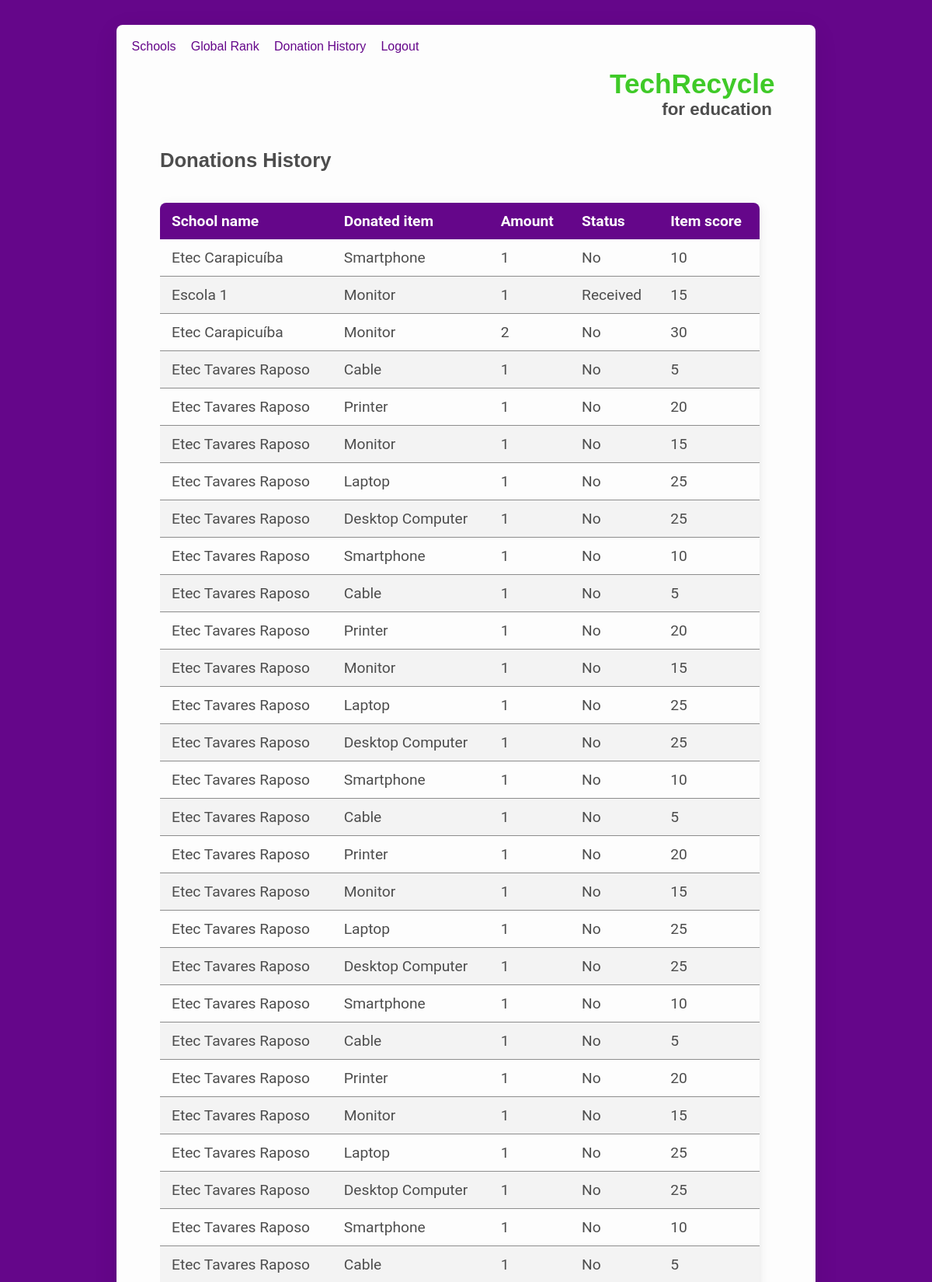
Screenshot of /history (signed in, upper part) with the database file from the repository.
### tables this page shows
CREATE TABLE "donations" (
	"id"	INTEGER,
	"user_id"	VARCHAR(255),
	"school_id"	VARCHAR(255),
	"item_id"	VARCHAR(255),
	"amount"	VARCHAR(255),
	"received"	INTEGER,
	PRIMARY KEY("id")
);

CREATE TABLE "schools" (
	"id"	INTEGER,
	"name"	VARCHAR(255),
	"address"	VARCHAR(255),
	"city"	VARCHAR(255),
	"state"	VARCHAR(255),
	"country"	VARCHAR(255),
	"phone"	VARCHAR(20),
	"email"	VARCHAR(255),
	"password"	VARCHAR(255),
	"latitude"	Decimal(8, 6),
	"longitude"	Decimal(9, 6),
	"photo"	VARCHAR(255),
	PRIMARY KEY("id")
);

CREATE TABLE 'items' ( 'id' INTEGER PRIMARY KEY, 'name' VARCHAR(255), 'description' VARCHAR(255), 'icon' VARCHAR(255), 'scores' INTEGER );

### app.py (the view)
@app.route('/history')
def userPage():
    if 'userId' in session:
        userId = session['userId']
        con = sql.connect(DATABASE)
        con.row_factory = sql.Row
        cursor = con.cursor()
        cursor.execute(
            'SELECT donations.amount, donations.received, schools.name AS school, items.name AS item, items.scores FROM `donations` INNER JOIN `schools` ON schools.id = donations.school_id INNER JOIN `items` ON items.id = donations.item_id WHERE donations.user_id=? ORDER BY donations.id DESC', [userId])
        donations = cursor.fetchall()
        return render_template('history.html', donations=donations)

### templates/history.html
{% extends "layout.html" %} {% block pageTitle %} Donations History {% endblock
%} {% block content %}
<div id="scroll">
  <table class="styled-table">
    <thead>
      <td>School name</td>
      <td>Donated item</td>
      <td>Amount</td>
      <td>Status</td>
      <td>Item score</td>
    </thead>
    <tbody>
      {% for donation in donations %}
      <tr>
        <td>{{ donation['school'] }}</td>
        <td>{{ donation['item'] }}</td>
        <td>{{ donation['amount'] }}</td>
        <td>
          {% if donation['received'] == 0 %} No {% else %} Received {% endif %}
        </td>
        <td>{{ donation['scores'] * donation['amount'] |int }}</td>
      </tr>
      {% endfor %}
    </tbody>
  </table>
</div>
{% endblock%}

### static/css/style.css (style rules this page uses)
:root { --primary: #4d4d4d; --secondary: #ffffff; --white: #fdfdfd; --darkgray: #3d3d3d; --lightgray: #8d8d8d; --lightergray: #f3f3f3; --green: #3fca28; --purple: #65068a; --font: 'Roboto', sans-serif; --shadow-small: 0px 2px 2px rgba(0, 0, 0, 0.04), 0px 2px 8px rgba(0, 0, 0, 0.08); --shadow: 0px 4px 4px rgba(0, 0, 0, 0.04), 0px 4px 16px rgba(0, 0, 0, 0.08); --shadow-big: 0px 8px 8px rgba(0, 0, 0, 0.04), 0px 8px 32px rgba(0, 0, 0, 0.08); }
* { margin: 0; padding: 0; -webkit-box-sizing: border-box; box-sizing: border-box; }
html, body, #root { max-height: 100vh; max-width: 100vw; height: 100%; width: 100%; }
body { padding: 2em; font-family: var(--font); color: var(--primary); background-color: var(--purple); }
#scroll { width: 100%; height: 100%; padding-right: 1em; overflow: auto; display: -webkit-box; display: -ms-flexbox; display: flex; -webkit-box-orient: vertical; -webkit-box-direction: normal; -ms-flex-direction: column; flex-direction: column; }
.styled-table { border-collapse: collapse; margin: 1em 0; font-size: 1.2em; min-width: 300px; border-radius: 8px 8px 0 0; overflow: hidden; -webkit-box-shadow: var(--shadow); box-shadow: var(--shadow); }
.styled-table th, .styled-table td { padding: 12px 15px; }
.styled-table tbody tr { border-bottom: 1px solid var(--lightgray); }
.styled-table tbody tr:nth-of-type(even) { background-color: var(--lightergray); }

### rows the page displays
donations: school "Etec Carapicuíba", item "Smartphone", amount "1", received "No", donation['scores']*donation['amount']|int "10"
donations: school "Escola 1", item "Monitor", amount "1", received "Received", donation['scores']*donation['amount']|int "15"
donations: school "Etec Carapicuíba", item "Monitor", amount "2", received "No", donation['scores']*donation['amount']|int "30"
donations: school "Etec Tavares Raposo", item "Cable", amount "1", received "No", donation['scores']*donation['amount']|int "5"
donations: school "Etec Tavares Raposo", item "Printer", amount "1", received "No", donation['scores']*donation['amount']|int "20"
donations: school "Etec Tavares Raposo", item "Monitor", amount "1", received "No", donation['scores']*donation['amount']|int "15"
donations: school "Etec Tavares Raposo", item "Laptop", amount "1", received "No", donation['scores']*donation['amount']|int "25"
donations: school "Etec Tavares Raposo", item "Desktop Computer", amount "1", received "No", donation['scores']*donation['amount']|int "25"
donations: school "Etec Tavares Raposo", item "Smartphone", amount "1", received "No", donation['scores']*donation['amount']|int "10"
donations: school "Etec Tavares Raposo", item "Cable", amount "1", received "No", donation['scores']*donation['amount']|int "5"
donations: school "Etec Tavares Raposo", item "Printer", amount "1", received "No", donation['scores']*donation['amount']|int "20"
donations: school "Etec Tavares Raposo", item "Monitor", amount "1", received "No", donation['scores']*donation['amount']|int "15"
donations: school "Etec Tavares Raposo", item "Laptop", amount "1", received "No", donation['scores']*donation['amount']|int "25"
donations: school "Etec Tavares Raposo", item "Desktop Computer", amount "1", received "No", donation['scores']*donation['amount']|int "25"
donations: school "Etec Tavares Raposo", item "Smartphone", amount "1", received "No", donation['scores']*donation['amount']|int "10"
donations: school "Etec Tavares Raposo", item "Cable", amount "1", received "No", donation['scores']*donation['amount']|int "5"
donations: school "Etec Tavares Raposo", item "Printer", amount "1", received "No", donation['scores']*donation['amount']|int "20"
donations: school "Etec Tavares Raposo", item "Monitor", amount "1", received "No", donation['scores']*donation['amount']|int "15"
donations: school "Etec Tavares Raposo", item "Laptop", amount "1", received "No", donation['scores']*donation['amount']|int "25"
donations: school "Etec Tavares Raposo", item "Desktop Computer", amount "1", received "No", donation['scores']*donation['amount']|int "25"
donations: school "Etec Tavares Raposo", item "Smartphone", amount "1", received "No", donation['scores']*donation['amount']|int "10"
donations: school "Etec Tavares Raposo", item "Cable", amount "1", received "No", donation['scores']*donation['amount']|int "5"
donations: school "Etec Tavares Raposo", item "Printer", amount "1", received "No", donation['scores']*donation['amount']|int "20"
donations: school "Etec Tavares Raposo", item "Monitor", amount "1", received "No", donation['scores']*donation['amount']|int "15"
donations: school "Etec Tavares Raposo", item "Laptop", amount "1", received "No", donation['scores']*donation['amount']|int "25"
donations: school "Etec Tavares Raposo", item "Desktop Computer", amount "1", received "No", donation['scores']*donation['amount']|int "25"
donations: school "Etec Tavares Raposo", item "Smartphone", amount "1", received "No", donation['scores']*donation['amount']|int "10"
donations: school "Etec Tavares Raposo", item "Cable", amount "1", received "No", donation['scores']*donation['amount']|int "5"
